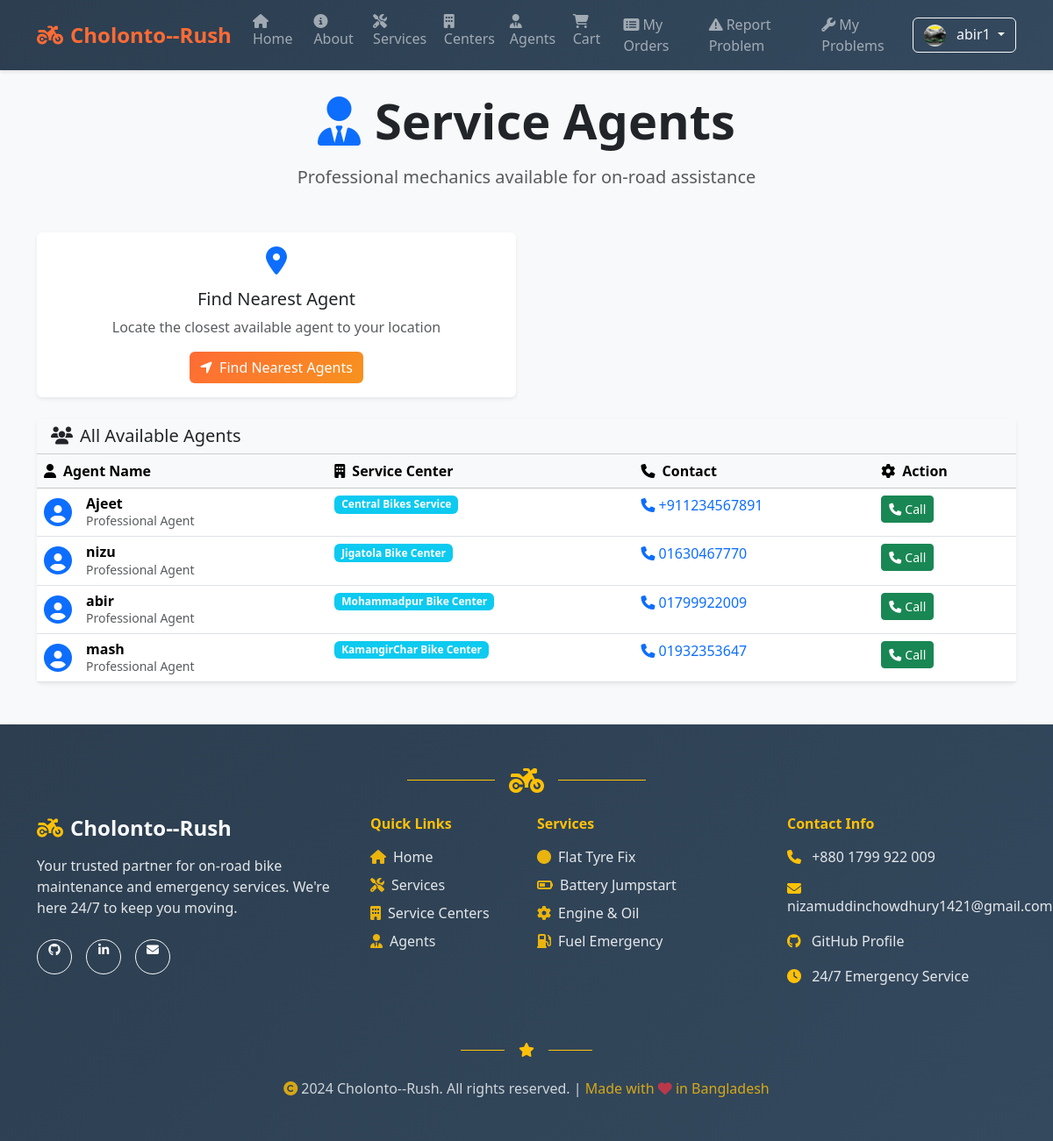
The page /agents/ (signed in) on the database its author committed.
### accounts/models.py (models this page shows, shortened)
class UserProfile(models.Model):
    user = models.OneToOneField(User, on_delete=models.CASCADE, related_name='profile')
    photo = models.ImageField(upload_to='profile_photos/', blank=True, null=True, help_text='Upload your profile photo')
    phone_number = models.CharField(max_length=15, blank=True, null=True, help_text='Your contact number')
    address = models.TextField(blank=True, null=True, help_text='Your address')
    created_at = models.DateTimeField(auto_now_add=True)
    updated_at = models.DateTimeField(auto_now=True)

### agents/models.py (models this page shows, shortened)
class Agent(models.Model):
    user = models.OneToOneField(User, on_delete=models.CASCADE, related_name='agent_profile')
    center = models.ForeignKey(ServiceCenter, on_delete=models.CASCADE, related_name='agents')
    phone = models.CharField(max_length=20)
    is_active = models.BooleanField(default=True)

### centers/models.py (models this page shows, shortened)
class ServiceCenter(models.Model):
    name = models.CharField(max_length=150)
    phone = models.CharField(max_length=20)
    address = models.CharField(max_length=255)
    latitude = models.FloatField()
    longitude = models.FloatField()
    is_active = models.BooleanField(default=True)

### agents/views.py (the view)
# urls.py: path('', views.agent_list, name='agent_list'),
def agent_list(request):
    agents = Agent.objects.filter(is_active=True).select_related('user', 'center')
    return render(request, 'agents/agent_list.html', {'agents': agents})

### cart/context_processors.py (called while the page is built)
def cart_context(request):
    if request.user.is_authenticated:
        cart, _ = Cart.objects.get_or_create(user=request.user)
        return {'cart': cart}
    return {'cart': None}

### agents/templates/agents/agent_list.html (shortened to what this page needs)
{% extends 'base.html' %}
{% block content %}
  <div class="text-center mb-5">
    <h1 class="display-4 fw-bold mb-3">
      <i class="fas fa-user-tie me-3 text-primary"></i>Service Agents
    </h1>
    <p class="lead text-muted">Professional mechanics available for on-road assistance</p>
  </div>
  <div class="row mb-4">
    <div class="col-md-6">
      <div class="card shadow-sm border-0">
        <div class="card-body text-center">
          <i class="fas fa-map-marker-alt fa-2x text-primary mb-3"></i>
          <h5 class="card-title">Find Nearest Agent</h5>
          <p class="card-text text-muted">Locate the closest available agent to your location</p>
          <button id="findNearest" class="btn btn-primary">
            <i class="fas fa-location-arrow me-2"></i>Find Nearest Agents
          </button>
        </div>
      </div>
    </div>
    <div class="col-md-6">
    </div>
  </div>
  <div class="row">
    <div class="col-12">
      <div class="card shadow-sm border-0">
        <div class="card-header bg-light">
          <h5 class="mb-0">
            <i class="fas fa-users me-2"></i>All Available Agents
          </h5>
        </div>
        <div class="card-body p-0">
          <div class="table-responsive">
            <table class="table table-hover mb-0">
              <thead class="table-light">
                <tr>
                  <th><i class="fas fa-user me-2"></i>Agent Name</th>
                  <th><i class="fas fa-building me-2"></i>Service Center</th>
                  <th><i class="fas fa-phone me-2"></i>Contact</th>
                  <th><i class="fas fa-cog me-2"></i>Action</th>
                </tr>
              </thead>
              <tbody>
                {% for a in agents %}
                  <tr>
                    <td>
                      <div class="d-flex align-items-center">
                        <i class="fas fa-user-circle fa-2x text-primary me-3"></i>
                        <div>
                          <h6 class="mb-0 fw-bold">{{ a.user.get_full_name|default:a.user.username }}</h6>
                          <small class="text-muted">Professional Agent</small>
                        </div>
                      </div>
                    </td>
                    <td>
                      <span class="badge bg-info">{{ a.center.name }}</span>
                    </td>
                    <td>
                      <a href="tel:{{ a.phone }}" class="text-decoration-none">
                        <i class="fas fa-phone me-1"></i>{{ a.phone }}
                      </a>
                    </td>
                    <td>
                      <a class="btn btn-success btn-sm" href="tel:{{ a.phone }}">
                        <i class="fas fa-phone me-1"></i>Call
                      </a>
                    </td>
                  </tr>
                {% endfor %}
              </tbody>
            </table>
          </div>
        </div>
      </div>
    </div>
  </div>
{% endblock %}

### templates/base.html (shortened to what this page needs)
{% load static %}
<html lang="en">
  <head>
    <link href="https://cdn.jsdelivr.net/npm/bootstrap@5.3.3/dist/css/bootstrap.min.css" rel="stylesheet">
    <link href="https://cdnjs.cloudflare.com/ajax/libs/font-awesome/6.4.0/css/all.min.css" rel="stylesheet">
  </head>
  <body>
    <nav class="navbar navbar-expand-lg navbar-dark sticky-top">
      <div class="container">
        <a class="navbar-brand" href="/">
          <i class="fas fa-motorcycle me-2"></i>Cholonto--Rush
        </a>
        <div class="collapse navbar-collapse" id="navbars">
          <ul class="navbar-nav me-auto mb-2 mb-lg-0">
            <li class="nav-item">
              <a class="nav-link" href="/">
                <i class="fas fa-home me-1"></i>Home
              </a>
            </li>
            <li class="nav-item">
              <a class="nav-link" href="/about/">
                <i class="fas fa-info-circle me-1"></i>About
              </a>
            </li>
            <li class="nav-item">
              <a class="nav-link" href="/services/">
                <i class="fas fa-tools me-1"></i>Services
              </a>
            </li>
            <li class="nav-item">
              <a class="nav-link" href="/centers/">
                <i class="fas fa-building me-1"></i>Centers
              </a>
            </li>
            <li class="nav-item">
              <a class="nav-link" href="/agents/">
                <i class="fas fa-user-tie me-1"></i>Agents
              </a>
            </li>
            <li class="nav-item">
              <a class="nav-link" href="/cart/">
                <i class="fas fa-shopping-cart me-1"></i>Cart
              </a>
            </li>
            {% if user.is_authenticated %}
            <li class="nav-item">
              <a class="nav-link" href="/orders/my/">
                <i class="fas fa-list-alt me-1"></i>My Orders
              </a>
            </li>
            <li class="nav-item">
              <a class="nav-link" href="/reports/">
                <i class="fas fa-exclamation-triangle me-1"></i>Report Problem
              </a>
            </li>
            <li class="nav-item">
              <a class="nav-link" href="/reports/my-problems/">
                <i class="fas fa-wrench me-1"></i>My Problems
              </a>
            </li>
            {% endif %}
          </ul>
          <div class="d-flex">
            {% if user.is_authenticated %}
              <div class="dropdown">
                <button class="btn btn-outline-light dropdown-toggle" type="button" data-bs-toggle="dropdown">
                  {% if user.profile and user.profile.photo and user.profile.photo.url %}
                    <img src="{{ user.profile.photo.url }}" alt="Profile" class="rounded-circle me-2" style="width: 25px; height: 25px; object-fit: cover;">
                  {% else %}
                    <i class="fas fa-user me-1"></i>
                  {% endif %}
                  {% if user.first_name and user.last_name %}
                    {{ user.first_name }} {{ user.last_name }}
                  {% else %}
                    {{ user.get_username }}
                  {% endif %}
                </button>
              </div>
            {% endif %}
          </div>
        </div>
      </div>
    </nav>
    <main class="container my-4 main-content">
      {% block content %}{% endblock %}
    </main>
    <footer class="bg-dark text-light py-5 mt-5" style="background: linear-gradient(135deg, #2c3e50 0%, #34495e 100%) !important;">
      <div class="container">
        <div class="text-center mb-4">
          <div class="d-flex justify-content-center align-items-center">
            <div class="border-top border-warning" style="width: 100px; height: 2px;"></div>
            <i class="fas fa-motorcycle fa-2x text-warning mx-3"></i>
            <div class="border-top border-warning" style="width: 100px; height: 2px;"></div>
          </div>
        </div>
        <div class="row">
          <div class="col-lg-4 col-md-6 mb-4">
            <div class="text-center text-lg-start">
              <h4 class="fw-bold mb-3">
                <i class="fas fa-motorcycle me-2 text-warning"></i>Cholonto--Rush
              </h4>
              <p class="text-light mb-4" style="opacity: 0.9;">Your trusted partner for on-road bike maintenance and emergency services. We're here 24/7 to keep you moving.</p>
              <div class="d-flex justify-content-center justify-content-lg-start gap-3">
                <a href="https://github.com/nizamuddinchowdhury-1421" target="_blank" class="btn btn-outline-light btn-sm rounded-circle" style="width: 40px; height: 40px;">
                  <i class="fab fa-github"></i>
                </a>
                <a href="#" target="_blank" class="btn btn-outline-light btn-sm rounded-circle" style="width: 40px; height: 40px;">
                  <i class="fab fa-linkedin-in"></i>
                </a>
                <a href="mailto:nizamuddinchowdhury1421@gmail.com" class="btn btn-outline-light btn-sm rounded-circle" style="width: 40px; height: 40px;">
                  <i class="fas fa-envelope"></i>
                </a>
              </div>
            </div>
          </div>
          <div class="col-lg-2 col-md-6 mb-4">
            <h6 class="fw-bold mb-3 text-warning">Quick Links</h6>
            <ul class="list-unstyled">
              <li class="mb-2"><a href="/" class="text-light text-decoration-none" style="opacity: 0.9; transition: all 0.3s ease;" onmouseover="this.style.opacity='1'; this.style.color='#ff6b35';" onmouseout="this.style.opacity='0.9'; this.style.color='white';">
                <i class="fas fa-home me-2 text-warning"></i>Home
              </a></li>
              <li class="mb-2"><a href="/services/" class="text-light text-decoration-none" style="opacity: 0.9; transition: all 0.3s ease;" onmouseover="this.style.opacity='1'; this.style.color='#ff6b35';" onmouseout="this.style.opacity='0.9'; this.style.color='white';">
                <i class="fas fa-tools me-2 text-warning"></i>Services
              </a></li>
              <li class="mb-2"><a href="/centers/" class="text-light text-decoration-none" style="opacity: 0.9; transition: all 0.3s ease;" onmouseover="this.style.opacity='1'; this.style.color='#ff6b35';" onmouseout="this.style.opacity='0.9'; this.style.color='white';">
                <i class="fas fa-building me-2 text-warning"></i>Service Centers
              </a></li>
              <li class="mb-2"><a href="/agents/" class="text-light text-decoration-none" style="opacity: 0.9; transition: all 0.3s ease;" onmouseover="this.style.opacity='1'; this.style.color='#ff6b35';" onmouseout="this.style.opacity='0.9'; this.style.color='white';">
                <i class="fas fa-user-tie me-2 text-warning"></i>Agents
              </a></li>
            </ul>
          </div>
          <div class="col-lg-3 col-md-6 mb-4">
            <h6 class="fw-bold mb-3 text-warning">Services</h6>
            <ul class="list-unstyled">
              <li class="mb-2 text-light" style="opacity: 0.9;"><i class="fas fa-circle me-2 text-warning"></i>Flat Tyre Fix</li>
              <li class="mb-2 text-light" style="opacity: 0.9;"><i class="fas fa-battery-half me-2 text-warning"></i>Battery Jumpstart</li>
              <li class="mb-2 text-light" style="opacity: 0.9;"><i class="fas fa-cog me-2 text-warning"></i>Engine & Oil</li>
              <li class="mb-2 text-light" style="opacity: 0.9;"><i class="fas fa-gas-pump me-2 text-warning"></i>Fuel Emergency</li>
            </ul>
          </div>
          <div class="col-lg-3 col-md-6 mb-4">
            <h6 class="fw-bold mb-3 text-warning">Contact Info</h6>
            <div class="contact-info">
              <div class="mb-3">
                <i class="fas fa-phone me-2 text-warning"></i>
                <a href="tel:+8801799922009" class="text-light text-decoration-none" style="opacity: 0.9; transition: all 0.3s ease;" onmouseover="this.style.opacity='1'; this.style.color='#ff6b35';" onmouseout="this.style.opacity='0.9'; this.style.color='white';">+880 1799 922 009</a>
              </div>
              <div class="mb-3">
                <i class="fas fa-envelope me-2 text-warning"></i>
                <a href="mailto:nizamuddinchowdhury1421@gmail.com" class="text-light text-decoration-none" style="opacity: 0.9; transition: all 0.3s ease;" onmouseover="this.style.opacity='1'; this.style.color='#ff6b35';" onmouseout="this.style.opacity='0.9'; this.style.color='white';">nizamuddinchowdhury1421@gmail.com</a>
              </div>
              <div class="mb-3">
                <i class="fab fa-github me-2 text-warning"></i>
                <a href="https://github.com/nizamuddinchowdhury-1421" target="_blank" class="text-light text-decoration-none" style="opacity: 0.9; transition: all 0.3s ease;" onmouseover="this.style.opacity='1'; this.style.color='#ff6b35';" onmouseout="this.style.opacity='0.9'; this.style.color='white';">GitHub Profile</a>
              </div>
              <div class="mb-3">
                <i class="fas fa-clock me-2 text-warning"></i>
                <span class="text-light" style="opacity: 0.9;">24/7 Emergency Service</span>
              </div>
            </div>
          </div>
        </div>
        <div class="text-center my-4">
          <div class="d-flex justify-content-center align-items-center">
            <div class="border-top border-warning" style="width: 50px; height: 1px;"></div>
            <i class="fas fa-star text-warning mx-3"></i>
            <div class="border-top border-warning" style="width: 50px; height: 1px;"></div>
          </div>
        </div>
        <div class="text-center">
          <p class="text-light mb-0" style="opacity: 0.8;">
            <i class="fas fa-copyright me-1 text-warning"></i>2024 Cholonto--Rush. All rights reserved. |
            <span class="text-warning">Made with <i class="fas fa-heart text-danger"></i> in Bangladesh</span>
          </p>
        </div>
      </div>
    </footer>
  </body>
  </html>

### templates/base.html (style rules this page uses)
.navbar-brand { font-weight: bold; font-size: 1.5rem; color: #ff6b35 !important; }
.navbar { box-shadow: 0 2px 4px rgba(0,0,0,0.1); background: linear-gradient(135deg, #2c3e50 0%, #34495e 100%) !important; }
.nav-link { font-weight: 500; transition: color 0.3s ease; }
.btn-primary { background: linear-gradient(135deg, #ff6b35 0%, #f7931e 100%); border: none; transition: transform 0.2s ease; }
body { background-color: #f8f9fa; font-family: 'Segoe UI', Tahoma, Geneva, Verdana, sans-serif; }
.main-content { min-height: calc(100vh - 200px); }

### rows shown on the page
Agent: user.get_full_name "Ajeet", center.name "Central Bikes Service", phone "+911234567891"
Agent: user.get_full_name "nizu", center.name "Jigatola Bike Center", phone "01630467770"
Agent: user.get_full_name "abir", center.name "Mohammadpur Bike Center", phone "01799922009"
Agent: user.get_full_name "mash", center.name "KamangirChar Bike Center", phone "01932353647"

### other values the page prints
{{ user.get_username }} "abir1"
